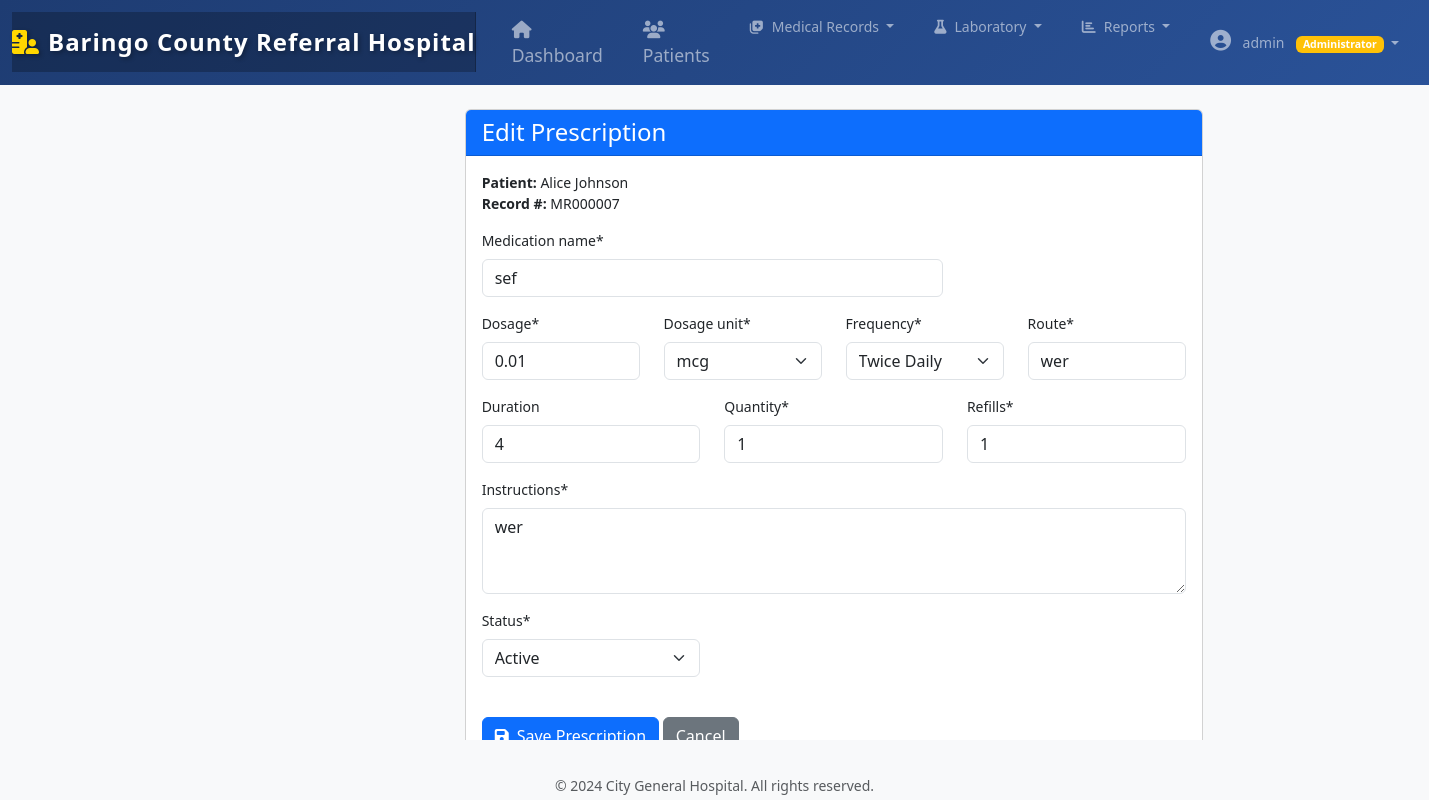
/records/prescription/3/edit/ (signed in), run on the app's committed database.
### hospital_records/apps/accounts/models.py (models this page shows, shortened)
class UserProfile(models.Model):
    USER_TYPES = (
        ('admin', 'Administrator'),
        ('doctor', 'Doctor'),
        ('nurse', 'Nurse'),
        ('receptionist', 'Receptionist'),
        ('lab_tech', 'Lab Technician'),
    )
    user = models.OneToOneField(User, on_delete=models.CASCADE, related_name='profile')
    user_type = models.CharField(max_length=20, choices=USER_TYPES, default='doctor')
    employee_id = models.CharField(max_length=20, unique=True)
    department = models.CharField(max_length=100)
    phone_number = models.CharField(max_length=15)
    address = models.TextField()
    profile_picture = models.ImageField(upload_to='profiles/', null=True, blank=True)
    date_joined = models.DateTimeField(auto_now_add=True)

### hospital_records/apps/records/models.py (models this page shows, shortened)
class MedicalRecord(models.Model):
    RECORD_TYPES = (
        ('consultation', 'Consultation'),
        ('follow_up', 'Follow Up'),
        ('emergency', 'Emergency'),
        ('routine_check', 'Routine Check'),
        ('pre_surgery', 'Pre-Surgery'),
        ('post_surgery', 'Post-Surgery'),
    )
    record_number = models.CharField(max_length=20, unique=True)
    patient = models.ForeignKey(Patient, on_delete=models.CASCADE, related_name='medical_records')
    doctor = models.ForeignKey(User, on_delete=models.SET_NULL, null=True, related_name='medical_records')
    record_type = models.CharField(max_length=20, choices=RECORD_TYPES)
    visit_date = models.DateTimeField(auto_now_add=True)
    chief_complaint = models.TextField()
    history_of_present_illness = models.TextField()
    review_of_systems = models.TextField(blank=True)
    physical_exam = models.TextField(blank=True)
    assessment = models.TextField()
    plan = models.TextField()
    follow_up_date = models.DateField(null=True, blank=True)
    follow_up_instructions = models.TextField(blank=True)
    is_active = models.BooleanField(default=True)
    created_at = models.DateTimeField(auto_now_add=True)
    updated_at = models.DateTimeField(auto_now=True)
    class Meta:
        ordering = ['-visit_date']

class Prescription(models.Model):
    MEDICATION_STATUS = (
        ('active', 'Active'),
        ('completed', 'Completed'),
        ('discontinued', 'Discontinued'),
        ('on_hold', 'On Hold'),
    )
    MEDICATION_UNITS = (
        ('mg', 'mg'),
        ('mcg', 'mcg'),
        ('g', 'g'),
        ('ml', 'ml'),
        ('tablet', 'tablet(s)'),
        ('capsule', 'capsule(s)'),
        ('puff', 'puff(s)'),
        ('drop', 'drop(s)'),
    )
    MEDICATION_FREQUENCY = (
        ('once', 'Once'),
        ('bid', 'Twice Daily'),
        ('tid', 'Three Times Daily'),
        ('qid', 'Four Times Daily'),
        ('q4h', 'Every 4 hours'),
        ('q6h', 'Every 6 hours'),
        ('q8h', 'Every 8 hours'),
        ('q12h', 'Every 12 hours'),
        ('daily', 'Daily'),
        ('weekly', 'Weekly'),
        ('monthly', 'Monthly'),
        ('prn', 'As Needed'),
    )
    medical_record = models.ForeignKey(MedicalRecord, on_delete=models.CASCADE, related_name='prescriptions')
    medication_name = models.CharField(max_length=200)
    dosage = models.DecimalField(max_digits=10, decimal_places=2)
    dosage_unit = models.CharField(max_length=20, choices=MEDICATION_UNITS)
    frequency = models.CharField(max_length=20, choices=MEDICATION_FREQUENCY)
    route = models.CharField(max_length=50)  # Oral, IV, Topical, etc.
    duration = models.CharField(max_length=100, blank=True)
    quantity = models.IntegerField()
    refills = models.IntegerField(default=0)
    instructions = models.TextField()
    status = models.CharField(max_length=20, choices=MEDICATION_STATUS, default='active')
    prescribed_date = models.DateTimeField(auto_now_add=True)
    class Meta:
        ordering = ['-prescribed_date']

### hospital_records/apps/patients/models.py (models this page shows, shortened)
class Patient(models.Model):
    GENDER_CHOICES = (
        ('M', 'Male'),
        ('F', 'Female'),
        ('O', 'Other'),
    )
    BLOOD_GROUP_CHOICES = (
        ('A+', 'A+'),
        ('A-', 'A-'),
        ('B+', 'B+'),
        ('B-', 'B-'),
        ('AB+', 'AB+'),
        ('AB-', 'AB-'),
        ('O+', 'O+'),
        ('O-', 'O-'),
    )
    MARITAL_STATUS = (
        ('single', 'Single'),
        ('married', 'Married'),
        ('divorced', 'Divorced'),
        ('widowed', 'Widowed'),
    )
    phone_regex = RegexValidator(
    regex=r'^[\d\+\-\(\)\s]+$',  # Allows digits, +, -, (), and spaces
    message="Enter a valid phone number (digits, +, -, parentheses, and spaces allowed)."
)
    patient_id = models.CharField(
        max_length=20,
        unique=True,
        editable=False,
        help_text="Auto-generated patient ID"
    )
    first_name = models.CharField(max_length=100, verbose_name="First Name")
    last_name = models.CharField(max_length=100, verbose_name="Last Name")
    date_of_birth = models.DateField(
        verbose_name="Date of Birth",
        help_text="Format: YYYY-MM-DD"
    )
    gender = models.CharField(
        max_length=1,
        choices=GENDER_CHOICES,
        verbose_name="Gender"
    )
    blood_group = models.CharField(
        max_length=3,
        choices=BLOOD_GROUP_CHOICES,
        verbose_name="Blood Group"
    )
    marital_status = models.CharField(
        max_length=10,
        choices=MARITAL_STATUS,
        default='single',
        verbose_name="Marital Status"
    )
    phone_number = models.CharField(
        max_length=15,
        validators=[phone_regex],
        verbose_name="Phone Number",
        help_text="Format: +1234567890"
    )
    email = models.EmailField(
        blank=True,
        null=True,
        validators=[EmailValidator()],
        verbose_name="Email Address"
    )
    address = models.TextField(verbose_name="Address")
    city = models.CharField(max_length=100, verbose_name="City")
    state = models.CharField(max_length=100, verbose_name="State")
    zip_code = models.CharField(
        max_length=10,
        verbose_name="ZIP Code"
    )
    emergency_contact_name = models.CharField(
        max_length=200,
        verbose_name="Emergency Contact Name"
    )
    emergency_contact_phone = models.CharField(
        max_length=15,
        validators=[phone_regex],
        verbose_name="Emergency Contact Phone"
    )
    emergency_contact_relation = models.CharField(
        max_length=50,
        verbose_name="Relation to Patient"
    )
    primary_physician = models.ForeignKey(
        User,
        on_delete=models.SET_NULL,
        null=True,
        related_name='patients',
        verbose_name="Primary Physician"
    )
    allergies = models.TextField(
        blank=True,
        verbose_name="Allergies",
        help_text="List any known allergies"
    )
    chronic_conditions = models.TextField(
        blank=True,
        verbose_name="Chronic Conditions",
        help_text="List any chronic medical conditions"
    )
    current_medications = models.TextField(
        blank=True,
        verbose_name="Current Medications",
        help_text="List current medications and dosages"
    )
    insurance_provider = models.CharField(
        max_length=200,
        blank=True,
        verbose_name="Insurance Provider"
    )
    insurance_policy_number = models.CharField(
        max_length=50,
        blank=True,
        verbose_name="Policy Number"
    )
    insurance_group_number = models.CharField(
        max_length=50,
        blank=True,
        verbose_name="Group Number"
    )
    STATUS_CHOICES = (
        ('active', 'Active'),
        ('discharged', 'Discharged'),
        ('transferred', 'Transferred'),
        ('deceased', 'Deceased'),
    )
    status = models.CharField(
        max_length=20,
        choices=STATUS_CHOICES,
        default='active',
        verbose_name="Patient Status"
    )
    registration_date = models.DateTimeField(
        auto_now_add=True,
        verbose_name="Registration Date"
    )
    last_visit = models.DateField(
        null=True,
        blank=True,
        verbose_name="Last Visit Date"
    )
    updated_at = models.DateTimeField(
        auto_now=True,
        verbose_name="Last Updated"
    )
    registered_by = models.ForeignKey(
        User,
        on_delete=models.SET_NULL,
        null=True,
        related_name='registered_patients',
        verbose_name="Registered By"
    )
    class Meta:
        ordering = ['-registration_date']
        verbose_name = "Patient"
        verbose_name_plural = "Patients"
        indexes = [
            models.Index(fields=['patient_id']),
            models.Index(fields=['last_name', 'first_name']),
        ]
    def get_full_name(self):
        return f"{self.first_name} {self.last_name}"

### hospital_records/apps/records/views.py (the view)
# urls.py: path('prescription/<int:pk>/edit/', views.edit_prescription, name='edit_prescription'),
@login_required
@doctor_required
def edit_prescription(request, pk):
    prescription = get_object_or_404(Prescription, pk=pk)
    record = prescription.medical_record
    if request.method == 'POST':
        form = PrescriptionForm(request.POST, instance=prescription)
        if form.is_valid():
            form.save()
            messages.success(request, 'Prescription updated successfully')
            return redirect('records:record_detail', pk=record.pk)
    else:
        form = PrescriptionForm(instance=prescription)
    context = {
        'form': form,
        'prescription': prescription,
        'record': record,
        'title': 'Edit Prescription',
    }
    return render(request, 'records/prescription_form.html', context)

### templates/records/prescription_form.html (shortened to what this page needs)
{% extends 'base.html' %}
{% load crispy_forms_tags %}
{% block content %}
<div class="container-fluid py-4">
    <div class="row justify-content-center">
        <div class="col-md-8">
            <div class="card">
                <div class="card-header bg-primary text-white">
                    <h4 class="mb-0">{{ title }}</h4>
                </div>
                <div class="card-body">
                    <p class="mb-3">
                        <strong>Patient:</strong> {{ record.patient.get_full_name }}<br>
                        <strong>Record #:</strong> {{ record.record_number }}
                    </p>
                    <form method="post" novalidate>
                        <div class="row">
                            <div class="col-md-8">{{ form.medication_name|as_crispy_field }}</div>
                        </div>
                        <div class="row">
                            <div class="col-md-3">{{ form.dosage|as_crispy_field }}</div>
                            <div class="col-md-3">{{ form.dosage_unit|as_crispy_field }}</div>
                            <div class="col-md-3">{{ form.frequency|as_crispy_field }}</div>
                            <div class="col-md-3">{{ form.route|as_crispy_field }}</div>
                        </div>
                        <div class="row">
                            <div class="col-md-4">{{ form.duration|as_crispy_field }}</div>
                            <div class="col-md-4">{{ form.quantity|as_crispy_field }}</div>
                            <div class="col-md-4">{{ form.refills|as_crispy_field }}</div>
                        </div>
                        <div class="row">
                            <div class="col-12">{{ form.instructions|as_crispy_field }}</div>
                        </div>
                        <div class="row">
                            <div class="col-md-4">{{ form.status|as_crispy_field }}</div>
                        </div>
                        <div class="mt-4">
                            <button type="submit" class="btn btn-primary">
                                <i class="fas fa-save me-2"></i>Save Prescription
                            </button>
                            <a href="{% url 'records:record_detail' record.pk %}" class="btn btn-secondary">
                                Cancel
                            </a>
                        </div>
                    </form>
                </div>
            </div>
        </div>
    </div>
</div>
{% endblock %}

### templates/includes/navbar.html (shortened to what this page needs)
<nav class="navbar navbar-expand-lg navbar-dark" style="background: linear-gradient(135deg, #1e3c72 0%, #2a5298 100%);">
    <div class="container-fluid">
        <a class="navbar-brand fw-bold fs-4" href="{% url 'patients:dashboard' %}">
            <i class="fas fa-hospital-user me-2" style="color: #ffd700;"></i>Baringo County Referral Hospital
        </a>
        <div class="collapse navbar-collapse" id="navbarNav">
            <ul class="navbar-nav me-auto">
                {% if user.is_authenticated %}
                    {% with user_type=user.profile.user_type %}
                    <li class="nav-item mx-1">
                        <a class="nav-link px-3 rounded-3 {% if request.resolver_match.url_name == 'dashboard' %}active bg-white bg-opacity-25{% endif %}"
                           href="{% url 'patients:dashboard' %}"
                           style="font-size: 1.1rem; font-weight: 500;">
                            <i class="fas fa-home me-2"></i>Dashboard
                        </a>
                    </li>
                    {% if user_type != 'lab_tech' %}
                    <li class="nav-item mx-1">
                        <a class="nav-link px-3 rounded-3 {% if request.resolver_match.url_name == 'patient_list' %}active bg-white bg-opacity-25{% endif %}"
                           href="{% url 'patients:patient_list' %}"
                           style="font-size: 1.1rem; font-weight: 500;">
                            <i class="fas fa-users me-2"></i>Patients
                        </a>
                    </li>
                    {% endif %}
                    {% if user_type in 'doctor,nurse,admin' %}
                    <li class="nav-item dropdown mx-1">
                        <a class="nav-link dropdown-toggle px-3 rounded-3" href="#" id="recordsDropdown" role="button" data-bs-toggle="dropdown">
                            <i class="fas fa-notes-medical me-2"></i>Medical Records
                        </a>
                    </li>
                    {% endif %}
                    {% if user_type in 'doctor,lab_tech,admin' %}
                    <li class="nav-item dropdown mx-1">
                        <a class="nav-link dropdown-toggle px-3 rounded-3" href="#" id="labDropdown" role="button" data-bs-toggle="dropdown">
                            <i class="fas fa-flask me-2"></i>Laboratory
                        </a>
                    </li>
                    {% endif %}
                    {% if user_type in 'doctor,admin,receptionist' %}
                    <li class="nav-item dropdown mx-1">
                        <a class="nav-link dropdown-toggle px-3 rounded-3" href="#" id="reportsDropdown" role="button" data-bs-toggle="dropdown">
                            <i class="fas fa-chart-bar me-2"></i>Reports
                        </a>
                    </li>
                    {% endif %}
                    {% endwith %}
                {% endif %}
            </ul>
            <ul class="navbar-nav">
                {% if user.is_authenticated %}
                <li class="nav-item dropdown mx-1">
                    <a class="nav-link dropdown-toggle px-3 rounded-3" href="#" id="userDropdown" role="button" data-bs-toggle="dropdown">
                        <i class="fas fa-user-circle me-2" style="font-size: 1.3rem;"></i>
                        {{ user.get_full_name|default:user.username }}
                        <span class="badge bg-warning ms-2">{{ user.profile.get_user_type_display }}</span>
                    </a>
                </li>
                {% else %}
                <li class="nav-item">
                    <a class="nav-link px-4 rounded-3" href="{% url 'accounts:login' %}">
                        <i class="fas fa-sign-in-alt me-2"></i>Login
                    </a>
                </li>
                {% endif %}
            </ul>
        </div>
    </div>
</nav>

### data on the page
MedicalRecord: patient.get_full_name "Alice Johnson", record_number "MR000007"
Prescription: medication_name "sef", dosage "0.01", dosage_unit "mcg", frequency "Twice Daily", route "wer", duration "4", quantity "1", refills "1", instructions "wer", status "Active"

### other printed values
{{ user.get_full_name|default:user.username }} "admin"
{{ user.profile.get_user_type_display }} "Administrator"
{{ title }} "Edit Prescription"
